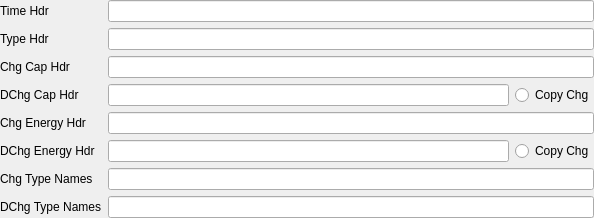
<?xml version="1.0" encoding="UTF-8"?>
<ui version="4.0">
 <class>CEManualConfigForm</class>
 <widget class="QWidget" name="CEManualConfigForm">
  <property name="geometry">
   <rect>
    <x>0</x>
    <y>0</y>
    <width>594</width>
    <height>218</height>
   </rect>
  </property>
  <property name="windowTitle">
   <string>Form</string>
  </property>
  <layout class="QFormLayout" name="formLayout">
   <property name="leftMargin">
    <number>0</number>
   </property>
   <property name="topMargin">
    <number>0</number>
   </property>
   <property name="rightMargin">
    <number>0</number>
   </property>
   <property name="bottomMargin">
    <number>0</number>
   </property>
   <item row="0" column="0">
    <widget class="QLabel" name="label">
     <property name="text">
      <string>Time Hdr</string>
     </property>
    </widget>
   </item>
   <item row="0" column="1">
    <widget class="QLineEdit" name="timeHdrField"/>
   </item>
   <item row="1" column="0">
    <widget class="QLabel" name="label_2">
     <property name="text">
      <string>Type Hdr</string>
     </property>
    </widget>
   </item>
   <item row="1" column="1">
    <widget class="QLineEdit" name="typeHdrField"/>
   </item>
   <item row="2" column="0">
    <widget class="QLabel" name="label_3">
     <property name="text">
      <string>Chg Cap Hdr</string>
     </property>
    </widget>
   </item>
   <item row="2" column="1">
    <widget class="QLineEdit" name="chgCapHdrField"/>
   </item>
   <item row="3" column="0">
    <widget class="QLabel" name="label_4">
     <property name="text">
      <string>DChg Cap Hdr</string>
     </property>
    </widget>
   </item>
   <item row="3" column="1">
    <widget class="QWidget" name="horizontalWidget" native="true">
     <layout class="QHBoxLayout" name="horizontalLayout">
      <property name="leftMargin">
       <number>0</number>
      </property>
      <property name="topMargin">
       <number>0</number>
      </property>
      <property name="rightMargin">
       <number>0</number>
      </property>
      <property name="bottomMargin">
       <number>0</number>
      </property>
      <item>
       <widget class="QLineEdit" name="dchgCapHdrField"/>
      </item>
      <item>
       <widget class="QRadioButton" name="dchgCapCopyRBtn">
        <property name="text">
         <string>Copy Chg</string>
        </property>
       </widget>
      </item>
     </layout>
    </widget>
   </item>
   <item row="4" column="0">
    <widget class="QLabel" name="label_5">
     <property name="text">
      <string>Chg Energy Hdr</string>
     </property>
    </widget>
   </item>
   <item row="4" column="1">
    <widget class="QLineEdit" name="chgEnergyHdrField"/>
   </item>
   <item row="5" column="0">
    <widget class="QLabel" name="label_6">
     <property name="text">
      <string>DChg Energy Hdr</string>
     </property>
    </widget>
   </item>
   <item row="5" column="1">
    <widget class="QWidget" name="horizontalWidget" native="true">
     <layout class="QHBoxLayout" name="horizontalLayout_2">
      <property name="leftMargin">
       <number>0</number>
      </property>
      <property name="topMargin">
       <number>0</number>
      </property>
      <property name="rightMargin">
       <number>0</number>
      </property>
      <property name="bottomMargin">
       <number>0</number>
      </property>
      <item>
       <widget class="QLineEdit" name="dchgEnergyHdrField"/>
      </item>
      <item>
       <widget class="QRadioButton" name="dchgEnergyCopyRBtn">
        <property name="text">
         <string>Copy Chg</string>
        </property>
       </widget>
      </item>
     </layout>
    </widget>
   </item>
   <item row="6" column="0">
    <widget class="QLabel" name="label_7">
     <property name="text">
      <string>Chg Type Names</string>
     </property>
    </widget>
   </item>
   <item row="6" column="1">
    <widget class="QLineEdit" name="chgTypeNamesField"/>
   </item>
   <item row="7" column="0">
    <widget class="QLabel" name="label_8">
     <property name="text">
      <string>DChg Type Names</string>
     </property>
    </widget>
   </item>
   <item row="7" column="1">
    <widget class="QLineEdit" name="dchgTypeNamesField"/>
   </item>
  </layout>
 </widget>
 <resources/>
 <connections/>
</ui>
